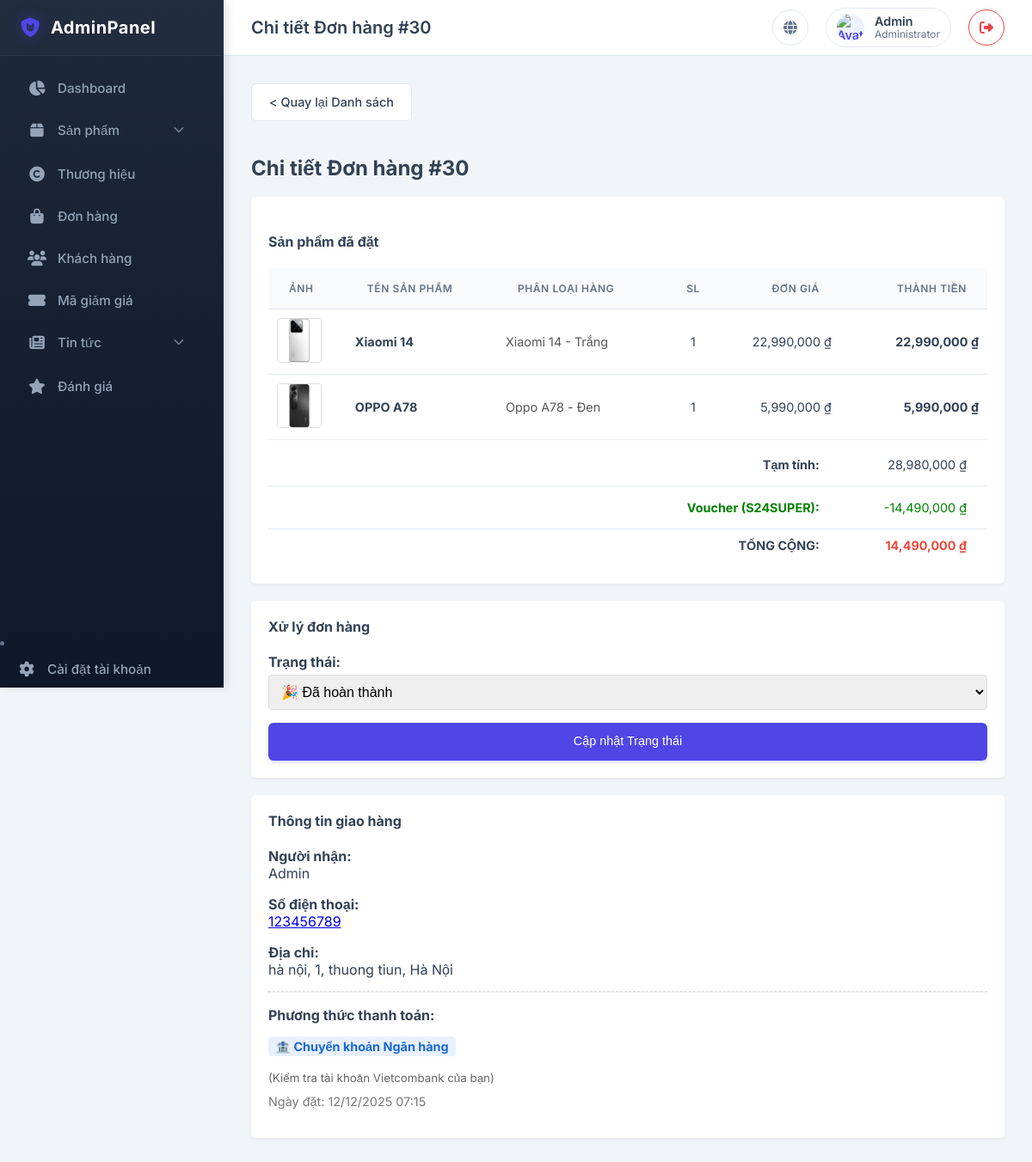
/public/admin/orderdetail/30 (signed in), run on the app's committed database.
### tables this page shows
CREATE TABLE `order_details` (
  `id` int(11) NOT NULL,
  `order_id` int(11) NOT NULL,
  `product_variant_id` int(11) NOT NULL COMMENT 'ID của biến thể đã mua',
  `quantity` int(11) NOT NULL,
  `price` decimal(10,0) NOT NULL COMMENT 'Giá tại thời điểm mua'
);

CREATE TABLE `product_variants` (
  `id` int(11) NOT NULL,
  `product_id` int(11) NOT NULL,
  `name` varchar(255) DEFAULT NULL COMMENT 'Tên biến thể, vd: 256GB - Titan',
  `color` varchar(100) DEFAULT NULL,
  `storage` varchar(100) DEFAULT NULL,
  `price` decimal(10,0) NOT NULL,
  `price_sale` decimal(10,0) DEFAULT NULL,
  `stock_quantity` int(11) NOT NULL DEFAULT 0,
  `image` varchar(255) DEFAULT NULL COMMENT 'Ảnh của biến thể này',
  `is_deleted` tinyint(1) DEFAULT 0,
  `display_order` int(11) DEFAULT 0
);

CREATE TABLE `products` (
  `id` int(11) NOT NULL,
  `brand_id` int(11) DEFAULT NULL,
  `category_id` int(11) DEFAULT NULL,
  `name` varchar(255) NOT NULL COMMENT 'Tên chung, ví dụ: iPhone 15 Pro Max',
  `description` text DEFAULT NULL,
  `screen_size` varchar(50) DEFAULT NULL,
  `screen_tech` varchar(100) DEFAULT NULL,
  `camera_rear` varchar(255) DEFAULT NULL,
  `camera_front` varchar(100) DEFAULT NULL,
  `cpu` varchar(100) DEFAULT NULL,
  `chip` varchar(100) DEFAULT NULL,
  `ram` varchar(50) DEFAULT NULL,
  `ram_tech` varchar(100) DEFAULT NULL,
  `battery` varchar(50) DEFAULT NULL,
  `battery_tech` varchar(100) DEFAULT NULL,
  `os` varchar(100) DEFAULT NULL,
  `connectivity` varchar(255) DEFAULT NULL,
  `weight` varchar(50) DEFAULT NULL,
  `dimensions` varchar(100) DEFAULT NULL
);

CREATE TABLE `orders` (
  `id` int(11) NOT NULL,
  `user_id` int(11) NOT NULL,
  `full_name` varchar(100) NOT NULL,
  `email` varchar(100) NOT NULL,
  `phone` varchar(20) NOT NULL,
  `address` text NOT NULL,
  `total_amount` decimal(10,0) NOT NULL,
  `voucher_code` varchar(50) DEFAULT NULL,
  `voucher_discount` decimal(10,0) DEFAULT 0,
  `payment_method` varchar(50) DEFAULT NULL,
  `shipping_method` varchar(50) DEFAULT NULL,
  `status` tinyint(1) DEFAULT 0,
  `order_date` timestamp NOT NULL DEFAULT current_timestamp()
);

### app/core/App.php (called while the page is built, shortened)
<?php
class App
{
    protected $method = 'index';
    public function __construct()
    {
        $url = $this->parseUrl();
        if (isset($url[0])) {
            if (file_exists('../app/Controllers/' . ucfirst($url[0]) . 'Controller.php')) {
                unset($url[0]);
            } else {
                require_once '../app/Controllers/ErrorsController.php';
                $this->controller = 'ErrorsController';
            }
        }
        $this->controller = new $this->controller;
        if (isset($url[1])) {
            if (method_exists($this->controller, $url[1])) {
                $this->method = $url[1];
                unset($url[1]);
            }
        }
        $this->params = $url ? array_values($url) : [];
        call_user_func_array([$this->controller, $this->method], $this->params);
    }
    public function parseUrl()
    {
        if (isset($_GET['url'])) {
            $url = rtrim($_GET['url'], '/');
            $url = filter_var($url, FILTER_SANITIZE_URL);
            $url = explode('/', $url);
            return $url;
        }
        return [];
    }
}

### public/index.php (called while the page is built, shortened)
<?php
$app = new App();

### app/core/Database.php (called while the page is built, shortened)
<?php
class Database
{
    private $host = DB_HOST;
    private $user = DB_USER;
    private $pass = DB_PASS;
    private $dbname = DB_NAME;
    public $dbh;
    private $stmt;
    public function __construct()
    {
        $dsn = 'mysql:host=' . $this->host . ';dbname=' . $this->dbname;
        $options = [
            PDO::ATTR_PERSISTENT => true,
            PDO::ATTR_ERRMODE => PDO::ERRMODE_EXCEPTION,
            PDO::ATTR_DEFAULT_FETCH_MODE => PDO::FETCH_ASSOC,
            PDO::MYSQL_ATTR_INIT_COMMAND => 'SET NAMES utf8'
        ];
        try {
            $this->dbh = new PDO($dsn, $this->user, $this->pass, $options);
        } catch (PDOException $e) {
            $this->error = $e->getMessage();
            echo $this->error;
        }
    }
    public function query($sql)
    {
        $this->stmt = $this->dbh->prepare($sql);
    }
    public function bind($param, $value, $type = null)
    {
        if (is_null($type)) {
            switch (true) {
                default:
                    $type = PDO::PARAM_STR;
            }
        }
        $this->stmt->bindValue($param, $value, $type);
    }
    public function execute()
    {
        return $this->stmt->execute();
    }
    public function resultSet()
    {
        $this->execute();
        return $this->stmt->fetchAll();
    }
    public function single()
    {
        $this->execute();
        return $this->stmt->fetch();
    }
}

### app/Models/OrderModel.php (called while the page is built, shortened)
<?php
class OrderModel
{
    private $db;
    public function __construct()
    {
        $this->db = new Database;
    }
    public function getOrderDetails($order_id)
    {
        $this->db->query(
            'SELECT od.*, pv.name as variant_name, pv.image as variant_image, p.name as product_name
             FROM order_details as od
             JOIN product_variants as pv ON od.product_variant_id = pv.id
             JOIN products as p ON pv.product_id = p.id
             WHERE od.order_id = :order_id'
        );
        $this->db->bind(':order_id', $order_id);
        return $this->db->resultSet();
    }
    public function getOrderById_Admin($order_id)
    {
        $this->db->query('SELECT * FROM orders WHERE id = :order_id');
        $this->db->bind(':order_id', $order_id);
        return $this->db->single();
    }
}

### app/core/Controller.php (called while the page is built, shortened)
<?php
class Controller
{
    public function model($model)
    {
        if (file_exists('../app/Models/' . $model . '.php')) {
            return new $model();
        }
        return null;
    }
}

### app/Views/admin/orders/detail.php (the view, shortened to what this page needs)
<a href="<?php echo URLROOT; ?>/admin/orders" class="btn btn-secondary" style="margin-bottom: 20px;">&lt; Quay lại Danh sách</a>
<h2><?php echo $data['title']; ?></h2>
<div style="display: flex; justify-content: space-between; gap: 20px; flex-wrap: wrap;">
    <div style="flex: 2; min-width: 600px; background: #fff; padding: 20px; border-radius: 5px; box-shadow: 0 2px 4px rgba(0,0,0,0.05);">
        <h4>Sản phẩm đã đặt</h4>
        <table style="width: 100%;">
            <thead>
                <tr>
                    <th>Ảnh</th>
                    <th>Tên sản phẩm</th>
                    <th>Phân loại hàng</th>
                    <th style="text-align: center;">SL</th>
                    <th style="text-align: right;">Đơn giá</th>
                    <th style="text-align: right;">Thành tiền</th>
                </tr>
            </thead>
            <tbody>
                <?php foreach ($data['details'] as $item) : ?>
                    <tr style="border-bottom: 1px solid #eee;">
                        <td style="padding: 10px;">
                            <img src="<?php echo URLROOT . '/uploads/' . htmlspecialchars($item['variant_image']); ?>"
                                alt="" style="width: 50px; height: 50px; object-fit: cover; border-radius: 4px; border: 1px solid #ddd;">
                        </td>
                        <td style="padding: 10px;">
                            <strong><?php echo htmlspecialchars($item['product_name']); ?></strong>
                        </td>
                        <td style="padding: 10px; color: #555;">
                            <?php echo htmlspecialchars($item['variant_name']); ?>
                        </td>
                        <td style="padding: 10px; text-align: center;">
                            <?php echo $item['quantity']; ?>
                        </td>
                        <td style="padding: 10px; text-align: right;">
                            <?php echo number_format($item['price']); ?> ₫
                        </td>
                        <td style="padding: 10px; text-align: right; font-weight: bold;">
                            <?php echo number_format($item['price'] * $item['quantity']); ?> ₫
                        </td>
                    </tr>
                <?php endforeach; ?>
            </tbody>
            <tfoot>
                <tr>
                    <td colspan="5" style="text-align: right; padding-top: 20px;"><strong>Tạm tính:</strong></td>
                    <td style="text-align: right; padding-top: 20px;">
                        <?php
                        $subtotal = $data['order']['total_amount'] + $data['order']['voucher_discount'];
                        echo number_format($subtotal);
                        ?> ₫
                    </td>
                </tr>
                <?php if ($data['order']['voucher_discount'] > 0): ?>
                    <tr>
                        <td colspan="5" style="text-align: right; color: green;"><strong>Voucher (<?php echo $data['order']['voucher_code']; ?>):</strong></td>
                        <td style="text-align: right; color: green;">
                            -<?php echo number_format($data['order']['voucher_discount']); ?> ₫
                        </td>
                    </tr>
                <?php endif; ?>
                <tr style="font-size: 1.2em;">
                    <td colspan="5" style="text-align: right; padding-top: 10px;"><strong>TỔNG CỘNG:</strong></td>
                    <td style="text-align: right; padding-top: 10px; color: #e74c3c; font-weight: bold;">
                        <?php echo number_format($data['order']['total_amount']); ?> ₫
                    </td>
                </tr>
            </tfoot>
        </table>
    </div>
    <div style="flex: 1; min-width: 300px;">
        <div style="background: #fff; padding: 20px; border-radius: 5px; box-shadow: 0 2px 4px rgba(0,0,0,0.05); margin-bottom: 20px;">
            <h4 style="margin-top: 0;">Xử lý đơn hàng</h4>
            <form action="<?php echo URLROOT; ?>/admin/orderdetail/<?php echo $data['order']['id']; ?>" method="POST">
                <div style="margin-bottom: 15px;">
                    <label for="status" style="font-weight: bold; display: block; margin-bottom: 5px;">Trạng thái:</label>
                    <select name="status" id="status" style="width: 100%; padding: 10px; font-size: 1rem; border: 1px solid #ddd; border-radius: 4px;">
                        <option value="3" <?php echo ($data['order']['status'] == 3) ? 'selected' : ''; ?>>🎉 Đã hoàn thành</option>
                    </select>
                </div>
                <button type="submit" class="btn btn-primary" style="width: 100%;">Cập nhật Trạng thái</button>
            </form>
        </div>
        <div style="background: #fff; padding: 20px; border-radius: 5px; box-shadow: 0 2px 4px rgba(0,0,0,0.05);">
            <h4 style="margin-top: 0;">Thông tin giao hàng</h4>
            <p style="margin-bottom: 5px;"><strong>Người nhận:</strong><br> <?php echo htmlspecialchars($data['order']['full_name']); ?></p>
            <p style="margin-bottom: 5px;"><strong>Số điện thoại:</strong><br> <a href="tel:<?php echo htmlspecialchars($data['order']['phone']); ?>"><?php echo htmlspecialchars($data['order']['phone']); ?></a></p>
            <p style="margin-bottom: 15px;"><strong>Địa chỉ:</strong><br> <?php echo htmlspecialchars($data['order']['address']); ?></p>
            <hr style="border-top: 1px dashed #ddd;">
            <p style="margin-bottom: 5px;"><strong>Phương thức thanh toán:</strong></p>
            <?php if ($data['order']['payment_method'] == 'bank') : ?>
                <p><span style="background: #e8f0fe; color: #1967d2; padding: 3px 8px; border-radius: 4px; font-size: 0.9em; font-weight: bold;">🏦 Chuyển khoản Ngân hàng</span></p>
                <small style="color: #666;">(Kiểm tra tài khoản Vietcombank của bạn)</small>
            <?php elseif ($data['order']['payment_method'] == 'wallet') : ?>
                <p><span style="background: #fce8e6; color: #c5221f; padding: 3px 8px; border-radius: 4px; font-size: 0.9em; font-weight: bold;">📱 Ví điện tử</span></p>
            <?php else : ?>
                <p><span style="background: #e6f4ea; color: #137333; padding: 3px 8px; border-radius: 4px; font-size: 0.9em; font-weight: bold;">💵 Thanh toán khi nhận hàng (COD)</span></p>
            <?php endif; ?>
            <p style="margin-top: 10px; color: #777; font-size: 0.9em;">
                Ngày đặt: <?php echo date('d/m/Y H:i', strtotime($data['order']['order_date'])); ?>
            </p>
        </div>
    </div>
</div>

### public/css/admin_style.css (style rules this page uses)
:root { --primary-color: #4f46e5; --primary-hover: #4338ca; --primary-light: #eef2ff; --secondary-color: #64748b; --success-color: #10b981; --danger-color: #ef4444; --warning-color: #f59e0b; --info-color: #3b82f6; --light-color: #f8fafc; --dark-color: #1e293b; --text-main: #334155; --text-light: #64748b; --text-white: #ffffff; --bg-color: #f1f5f9; --card-bg: #ffffff; --border-color: #e2e8f0; --sidebar-bg: #1e293b; --sidebar-width: 260px; --header-height: 64px; --shadow-sm: 0 1px 3px rgba(0,0,0,0.1); --shadow-md: 0 4px 6px -1px rgba(0,0,0,0.1); --radius-md: 6px; --radius-lg: 8px; --font-family: 'Inter', sans-serif; }
body { font-family: var(--font-family); background-color: var(--bg-color); color: var(--text-main); margin: 0; padding: 0; display: flex; min-height: 100vh; }
.btn { display: inline-flex; align-items: center; justify-content: center; padding: 10px 20px; font-size: 0.9rem; font-weight: 500; border-radius: var(--radius-md); border: 1px solid transparent; cursor: pointer; transition: all 0.2s; text-decoration: none; gap: 8px; line-height: 1.5; }
.btn-primary { background-color: var(--primary-color); color: white; box-shadow: 0 2px 4px rgba(79, 70, 229, 0.2); }
.btn-secondary { background-color: white; border-color: var(--border-color); color: var(--text-main); }
table { width: 100%; border-collapse: collapse; background: white; }
th { background-color: #f8fafc; color: var(--text-light); font-weight: 600; text-transform: uppercase; font-size: 0.75rem; letter-spacing: 0.05em; padding: 16px 24px; text-align: left; border-bottom: 1px solid var(--border-color); }
td { padding: 16px 24px; border-bottom: 1px solid var(--border-color); color: var(--text-main); font-size: 0.9rem; vertical-align: middle; }
tr:last-child td { border-bottom: none; }

### data on the page
order_details: product_variant.image (picture), products.name "Xiaomi 14", product_variant.name "Xiaomi 14 - Trắng", quantity "1", price "22,990,000", $item['price'] * $item['quantity'] "22,990,000"
order_details: product_variant.image (picture), products.name "OPPO A78", product_variant.name "Oppo A78 - Đen", quantity "1", price "5,990,000", $item['price'] * $item['quantity'] "5,990,000"
orders: subtotal "28,980,000", voucher_code "S24SUPER", voucher_discount "14,490,000", total_amount "14,490,000", status "🎉 Đã hoàn thành", full_name "Admin", phone "123456789", address "hà nội, 1, thuong tiun, Hà Nội", order_date "12/12/2025 07:15"

### other printed values
$data['title'] "Chi tiết Đơn hàng #30"
$_SESSION['user_name'] "Admin"
